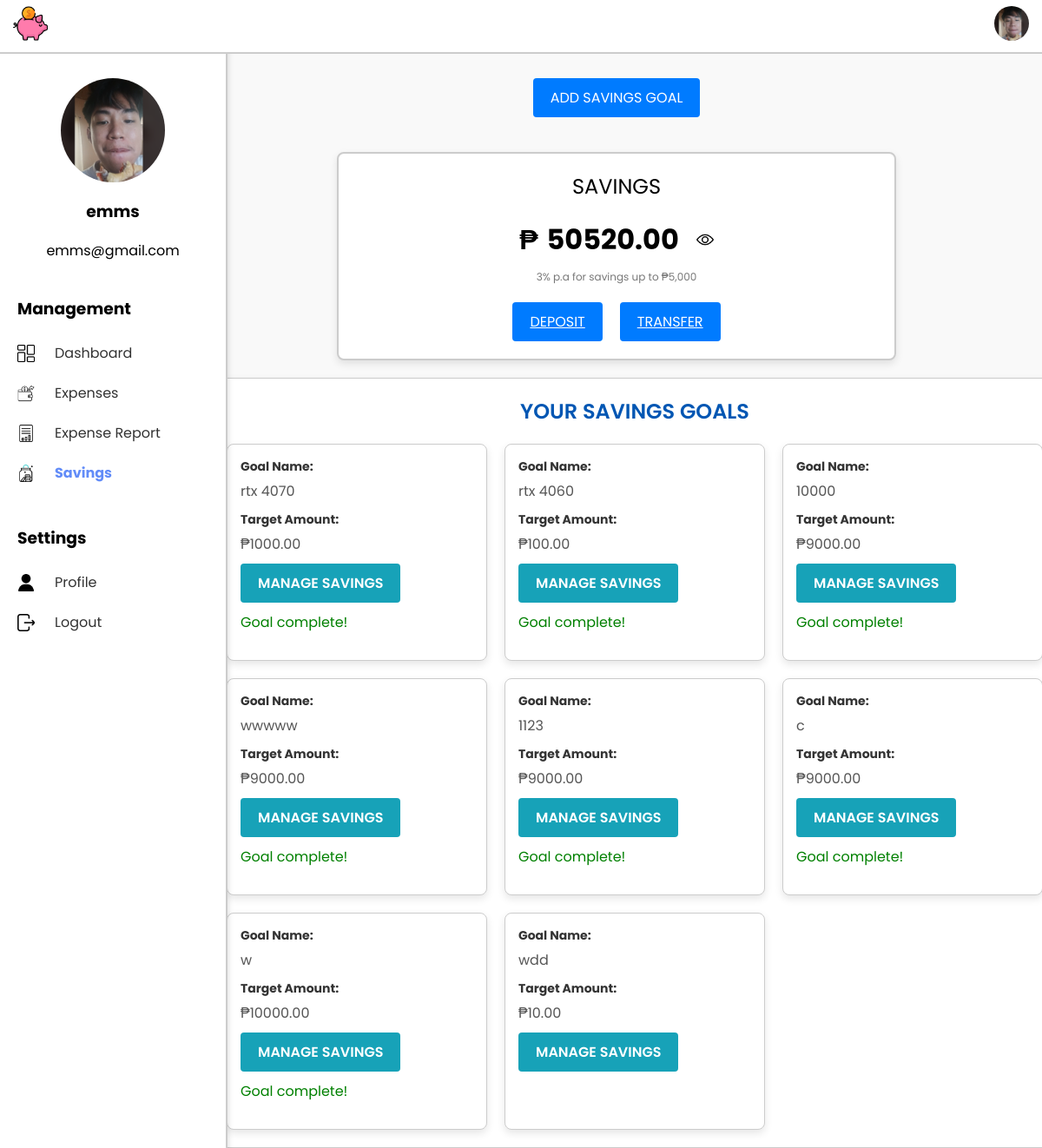
Page /ExpenseSystem/savings/ (signed in) on the committed database.
### ExpenseSystem/models.py (models this page shows, shortened)
class Profile(models.Model):
    user = models.OneToOneField(User, on_delete=models.CASCADE)
    profile_picture = models.ImageField(upload_to='profile_pictures/', default='default_profile.png')

class Savings(models.Model):
    user = models.OneToOneField(User, on_delete=models.CASCADE)
    total_income = models.FloatField(default=0.00)
    total_expense = models.FloatField(default=0.00)
    current_savings = models.FloatField(default=0.00)

class SavingsGoal(models.Model):
    user = models.ForeignKey(User, on_delete=models.CASCADE)
    name = models.CharField(max_length=200)
    target_amount = models.DecimalField(max_digits=10, decimal_places=2)
    current_amount = models.DecimalField(max_digits=10, decimal_places=2, default=0.00)
    completed = models.BooleanField(default=False)
    description = models.TextField(blank=True, null=True)

### ExpenseSystem/views.py (the view)
# urls.py: path('savings/', views.savings_dashboard, name='savings_dashboard'),
@login_required
def savings_dashboard(request):
    savings, created = Savings.objects.get_or_create(
        user=request.user,
        defaults={'total_income': 0.0, 'total_expense': 0.0, 'current_savings': 0.0}
    )
    savings_goals = SavingsGoal.objects.filter(user=request.user)
    return render(request, 'savings.html', {'savings': savings, 'savings_goals': savings_goals})

### ExpenseSystem/templates/savings.html (shortened to what this page needs)
<!DOCTYPE html>
<html lang="en">
<head>
    {% load static %}
    <link rel="stylesheet" href="{% static 'savings.css' %}">
</head>
<body>
    {% include 'navbar.html' %}
    {% include 'sidebar.html' %}
    <div class="main-content">
        <div class="add-goal-container">
            <a href="{% url 'add_savings_goal' %}" class="button add-goal-button">Add Savings Goal</a>
        </div>
        <div class="savings-container">
            <div class="savings-header">SAVINGS</div>
            <div class="savings-balance" role="region" aria-labelledby="balance">
                <span>₱</span>
                <span id="balance">{{ savings.current_savings|floatformat:2 }}</span>
                <img id="eye-icon" src="{% static 'openeye.png' %}" onclick="toggleBalance()" alt="Toggle visibility" style="cursor: pointer; width: 20px; margin-left: 10px;">
            </div>
            <div class="savings-info">3% p.a for savings up to ₱5,000</div>
            <div class="button-container">
                <a href="{% url 'deposit_savings' %}" class="button">Deposit</a>
                <a href="{% url 'transfer_savings' %}" class="button">Transfer</a>
            </div>
        </div>
        {% block content %}
        <div class="goals-container">
            <div class="goals-header-container">
                <h3 class="goals-header">Your Savings Goals</h3>
            </div>
            {% if savings_goals %}
                <div class="goals-grid">
                    {% for goal in savings_goals %}
                        <div class="goal-box">
                            <div class="goal-item">
                                <div class="goal-header">Goal Name:</div>
                                <div class="goal-name">{{ goal.name }}</div>
                                <div class="goal-header">Target Amount:</div>
                                <div class="goal-target-amount">₱{{ goal.target_amount|floatformat:2 }}</div>
                                <div class="goal-actions">
                                    <a href="{% url 'edit_savings_goal' goal.id %}" class="button manage-button">Manage Savings</a>
                                    {% if goal.completed %}
                                        <p class="goal-complete-message" style="color: green; margin-top: 10px;">Goal complete!</p>
                                    {% endif %}
                                </div>
                            </div>
                        </div>
                    {% endfor %}
                </div>
            {% else %}
                <p class="no-goals-message">You don't have any savings goals yet. Start by adding one!</p>
            {% endif %}
        </div>
        {% endblock %}
    </div>
</body>
</html>

### ExpenseSystem/templates/navbar.html (shortened to what this page needs)
{% load static %}
<nav class="navbar">
    <link rel="stylesheet" href="{% static 'navbar.css' %}">
    <div class="navbar-logo">
        <img src="{% static 'piggy-bank.png' %}" alt="Logo" class="logo">
    </div>
    <div class="profile-dropdown">
        <img id="profile-dropdown"
             src="{% if user.profile.profile_picture %}{{ user.profile.profile_picture.url }}{% else %}{% static 'default_profile.png' %}{% endif %}"
             alt="Profile Picture" class="profile-dropdown-img">
    </div>
</nav>

### ExpenseSystem/templates/sidebar.html (shortened to what this page needs)
{% load static %}
<div class="sidebar">
    <div class="profile-section">
        <link rel="stylesheet" href="{% static 'sidebar.css' %}">
        <img id="sidebar_profile_picture"
     src="{% if user.profile.profile_picture %}{{ user.profile.profile_picture.url }}{% else %}{% static 'default_profile.png' %}{% endif %}"
     alt="Profile Picture" class="sidebar-profile-picture">
        <h3>{{ user.username }}</h3>
        <p>{{ user.email }}</p>
    </div>
    <div class="management-section">
        <h3>Management</h3>
        <ul>
            <li class="{% if request.resolver_match.url_name == 'dashboard' %}active{% endif %}">
                <img src="{% static 'dashboard.png' %}" alt="Dashboard Icon" class="sidebar-icon">
                <a href="{% url 'dashboard' %}">Dashboard</a>
            </li>
            <li class="{% if request.resolver_match.url_name == 'add_expense' %}active{% endif %}">
                <img src="{% static 'expenses.png' %}" alt="Add Expenses Icon" class="sidebar-icon">
                <a href="{% url 'add_expense' %}">Expenses</a>
            </li>
            <li class="{% if request.resolver_match.url_name == 'expense_report' %}active{% endif %}">
                <img src="{% static 'add_report.png' %}" alt="Expense Report Icon" class="sidebar-icon">
                <a href="{% url 'expense_report' %}">Expense Report</a>
            </li>
            <li class="{% if request.resolver_match.url_name == 'savings_dashboard' %}active{% endif %}">
                <img src="{% static 'add_savings.png' %}" alt="Savings Icon" class="sidebar-icon">
                <a href="{% url 'savings_dashboard' %}">Savings</a>
            </li>
        </ul>
    </div>
    <div class="settings-section">
        <h3>Settings</h3>
        <ul>
            <li class="{% if request.resolver_match.url_name == 'user_profile' %}active{% endif %}">
                <img src="{% static 'user.png' %}" alt="User Icon" class="sidebar-icon">
                <a href="{% url 'user_profile' %}">Profile</a>
            </li>
            <li><img src="{% static 'exit.png' %}" alt="Logout Icon" class="sidebar-icon">
                <a href="{% url 'logout' %}" class="btn btn-secondary">Logout</a></li>
        </ul>
    </div>
</div>

### ExpenseSystem/static/savings.css (style rules this page uses)
body { font-family: 'Poppins', sans-serif; margin: 0; background-color: #f9f9f9; display: flex; height: 100vh; }
.sidebar { width: 220px; background-color: #ffffff; position: fixed; height: 100%; box-shadow: 2px 0 5px rgba(0, 0, 0, 0.1); padding: 20px; overflow: hidden; }
.main-content { margin-left: 220px; width: calc(100% - 220px); display: flex; flex-direction: column; align-items: center; padding: 20px; padding-top: 70px; }
.savings-container { background-color: #fff; border-radius: 8px; border: 2px solid #ccc; box-shadow: 0 4px 10px rgba(0, 0, 0, 0.1); padding: 20px; width: 100%; max-width: 600px; text-align: center; margin-top: 20px; }
.savings-header { font-size: 24px; margin-bottom: 20px; }
.savings-balance { display: flex; justify-content: center; align-items: center; font-size: 32px; font-weight: bold; margin-bottom: 10px; }
.savings-balance span { margin-right: 10px; }
.savings-info { font-size: 12px; color: #777; margin-bottom: 20px; }
.button-container { display: flex; justify-content: space-between; gap: 10px; }
.button { padding: 10px 20px; background-color: #007bff; color: #fff; border: none; border-radius: 5px; cursor: pointer; text-transform: uppercase; font-size: 12px; transition: background-color 0.3s; }
.add-goal-container { text-align: center; margin-top: 20px; width: 100%; }
.add-goal-button { background-color: #007BFF; color: white; padding: 10px 20px; text-decoration: none; font-size: 16px; border-radius: 4px; display: inline-block; cursor: pointer; margin-bottom: 20px; }
.goals-container { width: 100%; max-width: 1000px; margin: 20px auto; background-color: #ffffff; border-radius: 8px; padding: 20px; box-shadow: 0 4px 10px rgba(0, 0, 0, 0.1); border: 1px solid #ccc; }
.goals-header-container { text-align: center; margin-bottom: 20px; }
.goals-header { font-size: 24px; font-weight: 600; color: #0056b3; margin: 0; text-transform: uppercase; }
.goals-grid { display: grid; grid-template-columns: repeat(auto-fill, minmax(300px, 1fr)); gap: 20px; }
.goal-box { background-color: #fff; border: 1px solid #ccc; border-radius: 8px; box-shadow: 0 4px 10px rgba(0, 0, 0, 0.1); padding: 15px; text-align: left; display: flex; flex-direction: column; justify-content: space-between; }
.goal-header { font-weight: bold; font-size: 14px; color: #333; margin-bottom: 5px; }
.goal-name, .goal-target-amount, .goal-description { font-size: 16px; color: #555; margin-bottom: 10px; word-wrap: break-word; }
.manage-button { background-color: #17a2b8; color: white; padding: 10px 20px; text-decoration: none; border-radius: 4px; font-size: 14px; font-weight: 600; cursor: pointer; display: inline-block; text-align: center; transition: background-color 0.3s; }
.button-container { display: flex; justify-content: center; gap: 20px; margin-top: 20px; }
.button { padding: 10px 20px; font-size: 16px; cursor: pointer; border: none; border-radius: 4px; transition: background-color 0.3s; }

### ExpenseSystem/static/navbar.css (style rules this page uses)
.navbar { display: flex; justify-content: space-between; align-items: center; background-color: #ffff; padding: 5px 15px; color: white; position: fixed; top: 0; left: 0; right: 0; z-index: 1000; height: 50px; border-bottom: 2px solid #ccc; }
.navbar-logo img { height: 40px; }
.profile-dropdown { position: relative; margin-left: auto; align-self: center; }
.profile-dropdown-img { width: 40px; height: 40px; border-radius: 50%; object-fit: cover; cursor: pointer; transition: transform 0.3s ease; }

### ExpenseSystem/static/sidebar.css (style rules this page uses)
.sidebar { position: fixed; top: 50px; left: 0; height: calc(100% - 50px); background-color: #ffffff; width: 220px; box-shadow: 2px 0 5px rgba(0, 0, 0, 0.1); padding: 20px; border-right: 2px solid #ccc; }
.profile-section { text-align: center; margin-top: 20px; }
.profile-section img { border-radius: 50%; width: 120px; height: 120px; display: block; margin: 0 auto; }
.management-section, .settings-section { margin-top: 40px; }
.management-section h3, .settings-section h3 { margin-bottom: 10px; }
.management-section ul, .settings-section ul { list-style-type: none; padding: 0; }
.management-section li, .settings-section li { display: flex; align-items: center; margin: 5px 0; }
.sidebar-icon { width: 20px; height: 20px; margin-right: 15px; margin-top: 5px; margin-bottom: 5px; vertical-align: middle; }
.management-section li a, .settings-section li a { text-decoration: none; color: #333; padding: 8px; display: block; }
.management-section li.active a, .settings-section li.active a { font-weight: bold; color: #628CF8; }

### rows in the picture
Savings: current_savings "50520.00"
SavingsGoal: name "rtx 4070", target_amount "1000.00", completed "Goal complete!"
SavingsGoal: name "rtx 4060", target_amount "100.00", completed "Goal complete!"
SavingsGoal: name "10000", target_amount "9000.00", completed "Goal complete!"
SavingsGoal: name "wwwww", target_amount "9000.00", completed "Goal complete!"
SavingsGoal: name "1123", target_amount "9000.00", completed "Goal complete!"
SavingsGoal: name "c", target_amount "9000.00", completed "Goal complete!"
SavingsGoal: name "w", target_amount "10000.00", completed "Goal complete!"
SavingsGoal: name "wdd", target_amount "10.00"

### other values in the picture
{{ user.username }} "emms"
{{ user.email }} "emms@gmail.com"
